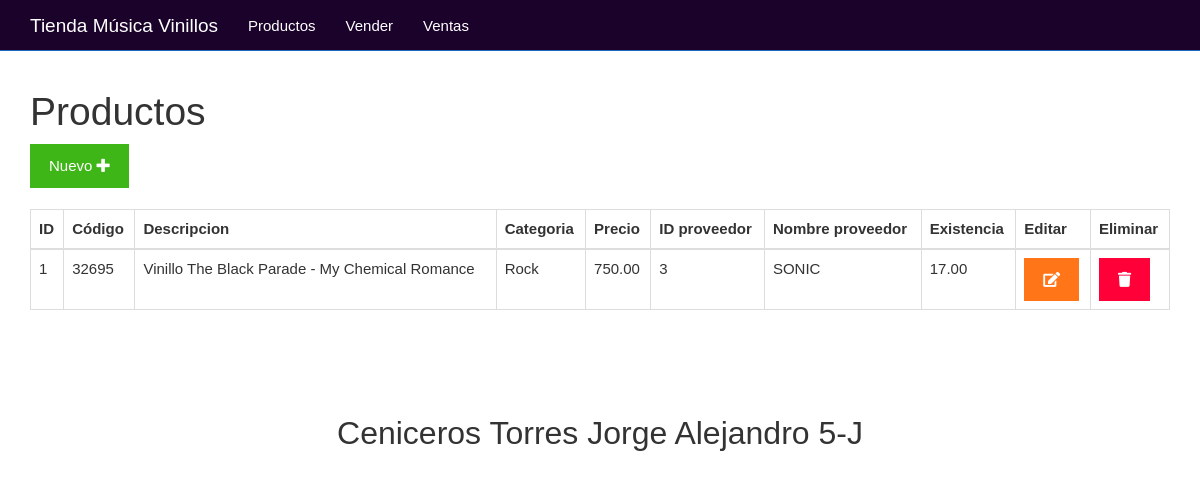
The app's page /listar.php with its own data.
### tables this page shows
CREATE TABLE `productos` (
  `id` bigint(20) UNSIGNED NOT NULL,
  `codigo` varchar(255) NOT NULL,
  `descripcion` varchar(255) NOT NULL,
  `categoria` varchar(50) NOT NULL,
  `precio` decimal(5,2) NOT NULL,
  `idProveedor` int(11) NOT NULL,
  `NomProveedor` varchar(255) NOT NULL,
  `existencia` decimal(5,2) NOT NULL
);

### listar.php (the view)
<?php include_once "encabezado.php" ?>
<?php
include_once "base_de_datos.php";
$sentencia = $base_de_datos->query("SELECT * FROM productos;");
$productos = $sentencia->fetchAll(PDO::FETCH_OBJ);
?>
	<div class="col-xs-12">
		<h1>Productos</h1>
		<div>
			<a class="btn btn-success" href="./formulario.php">Nuevo <i class="fa fa-plus"></i></a>
		</div>
		<br>
		<table class="table table-bordered">
			<thead>
				<tr>
					<th>ID</th>
					<th>Código</th>
					<th>Descripcion</th>
					<th>Categoria</th>
					<th>Precio</th>
					<th>ID proveedor</th>
					<th>Nombre proveedor</th>
					<th>Existencia</th>
					<th>Editar</th>
					<th>Eliminar</th>
				</tr>
			</thead>
			<tbody>
				<?php foreach($productos as $producto){ ?>
				<tr>
					<td><?php echo $producto->id ?></td>
					<td><?php echo $producto->codigo ?></td>
					<td><?php echo $producto->descripcion ?></td>
					<td><?php echo $producto->categoria ?></td>
					<td><?php echo $producto->precio ?></td>
					<td><?php echo $producto->idProveedor ?></td>
					<td><?php echo $producto->NomProveedor ?></td>
					<td><?php echo $producto->existencia ?></td>
					<td><a class="btn btn-warning" href="<?php echo "editar.php?id=" . $producto->id?>"><i class="fa fa-edit"></i></a></td>
					<td><a class="btn btn-danger" href="<?php echo "eliminar.php?id=" . $producto->id?>"><i class="fa fa-trash"></i></a></td>
				</tr>
				<?php } ?>
			</tbody>
		</table>
	</div>
<?php include_once "pie.php" ?>

### css/estilo.css (style rules this page uses)
body { padding-top: 70px; }

### records on screen
productos: id "1", codigo "32695", descripcion "Vinillo The Black Parade - My Chemical Romance", categoria "Rock", precio "750.00", idProveedor "3", NomProveedor "SONIC", existencia "17.00"
